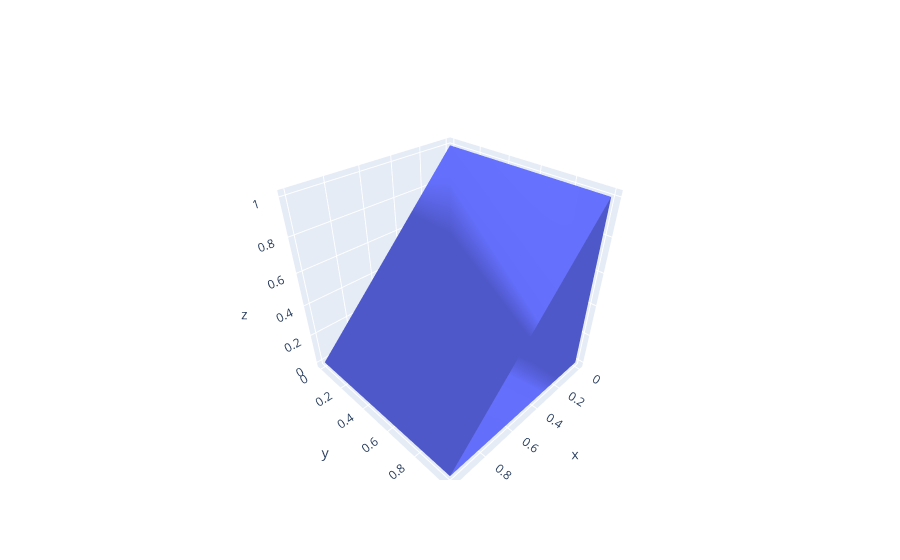

The notebook cell this image was saved under:
### Code cell
if __name__ == '__main__':
    testmesh = MyMesh()
    pta = (0, 0)
    a1 = testmesh.addVertex(pta)
    ptb = (1, 0)
    b1 = testmesh.addVertex(ptb)
    ptc = (0, 1)
    c1 = testmesh.addVertex(ptc)

    a2 = testmesh.addVertex(pta)
    b2 = testmesh.addVertex(ptb)
    c2 = testmesh.addVertex(ptc)

    testmesh.setpointsheight([a1, b1, c1], 0)
    testmesh.setpointsheight([a2, b2, c2], 1)

    testmesh.addFaceToFace([(a1, pta), (b1, ptb), (c1, ptc)], [(a2, pta), (b2, ptb), (c2, ptc)], Polygon([(0, 0), (1, 0), (0, 1)]))
    print(testmesh.faces)
    testmesh.plot()

### Figure 1 — Plotly figure (JSON) as saved in the notebook; plotly's stock layout.template omitted (floating-point values rounded to 4 significant figures)
{"data": [{"i": [1, 3, 2, 4, 0, 5, 0, 3], "j": [0, 4, 1, 5, 2, 3, 0, 3], "k": [3, 1, 4, 2, 5, 0, 3, 0], "type": "mesh3d", "x": [0, 1, 0, 0, 1, 0], "y": [0, 0, 0, 1, 1, 1], "z": [0, 0, 1, 0, 0, 1]}], "layout": {}}
